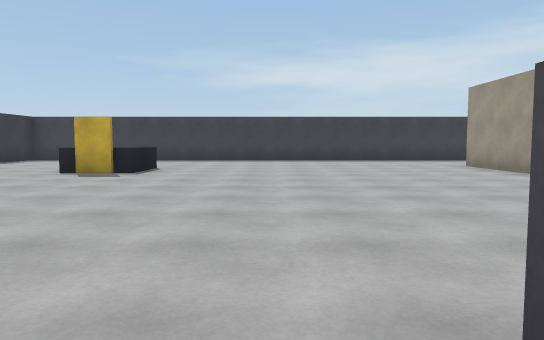
view 1 (above)

24 first-person views from a walk through a scene from a Unity 3-D project. The camera is 1.2 m above the floor, tilts 4° down and sees 70° across. The floor is counted in squares, 2 m on a side. Each view is taken from the middle of a square. On the plan, view 1 faces up. The plan holds only what a view shows up to about 11 squares ahead; the rest is blank. The place goes on beyond the plan.

view 2
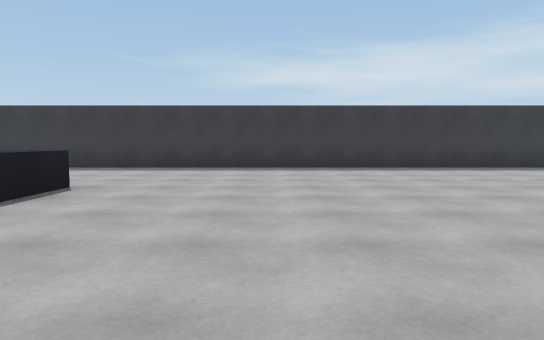

view 3
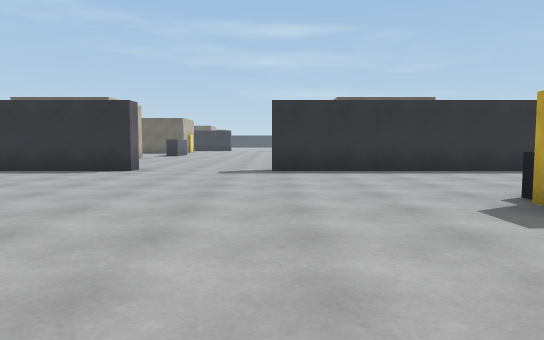

view 4
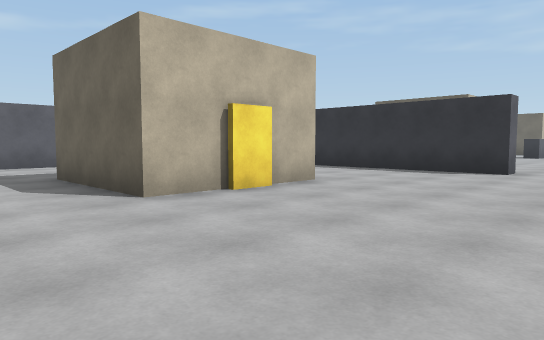

view 5
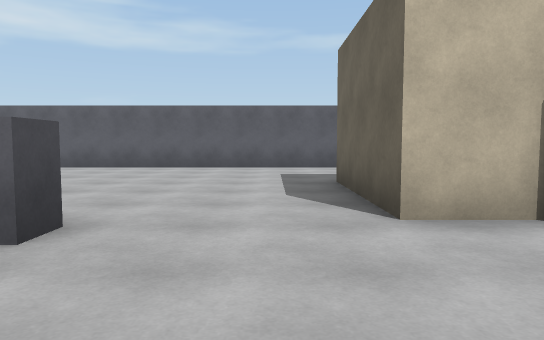

view 6
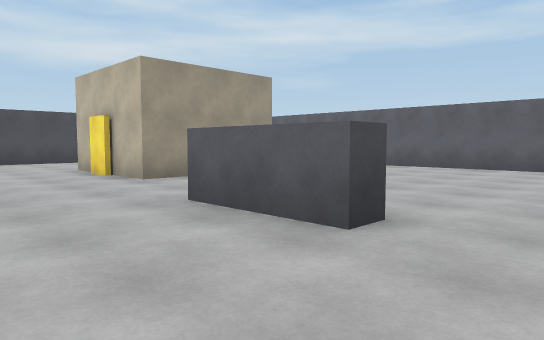

view 7
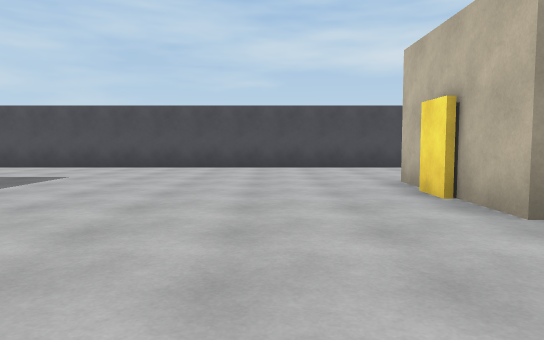

view 8
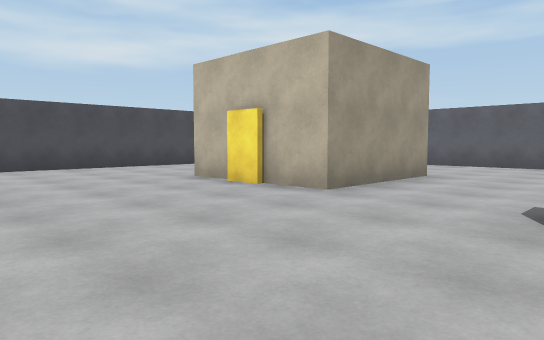

view 9
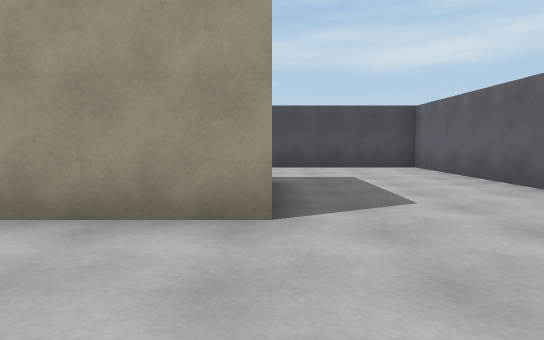

view 10
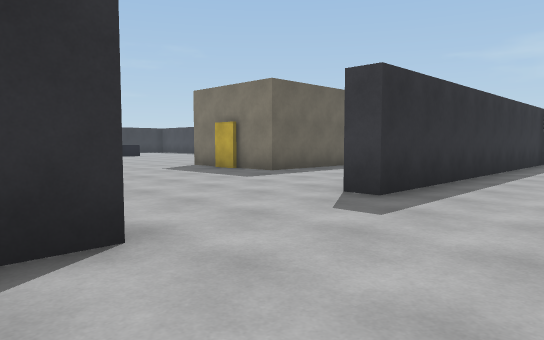

view 11
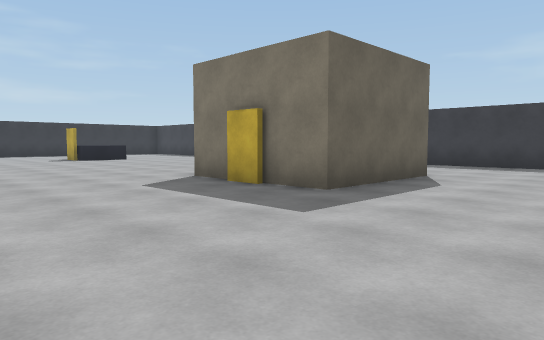

view 12
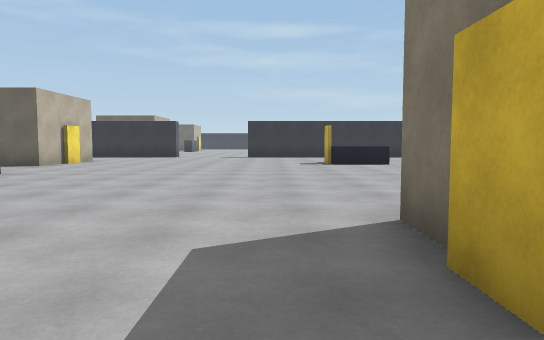

view 13
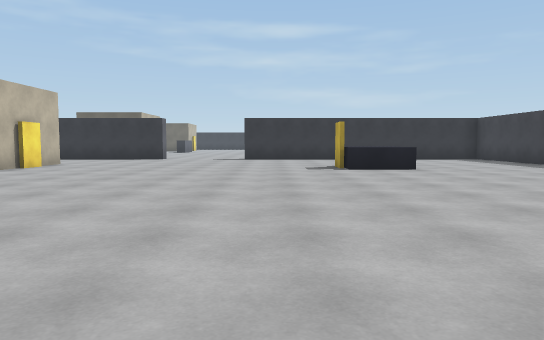

view 14
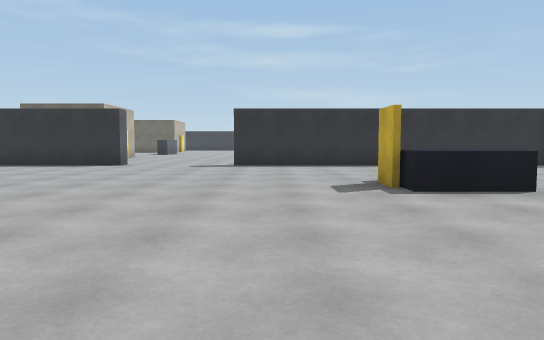

view 15
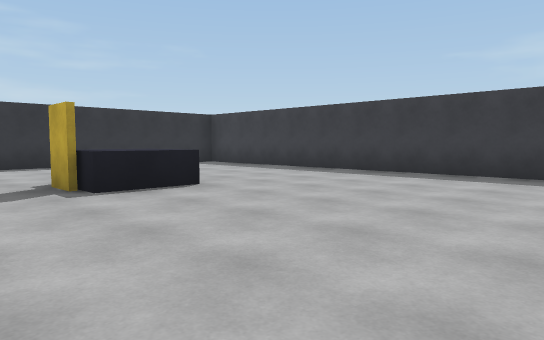

view 16
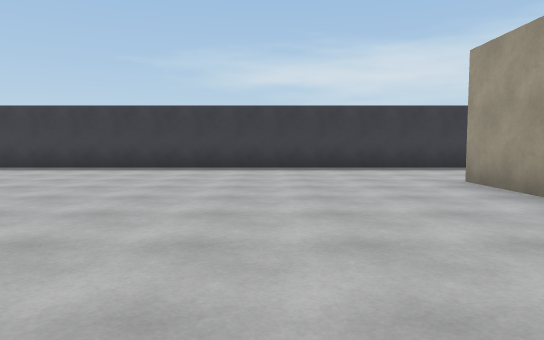

view 17
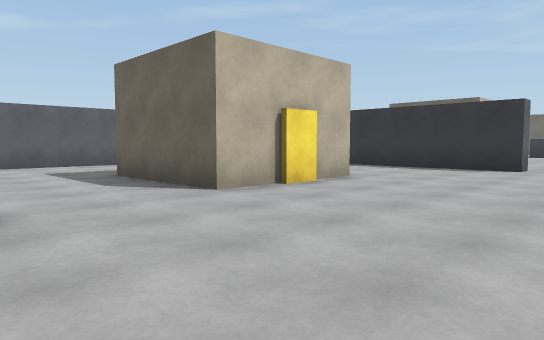

view 18
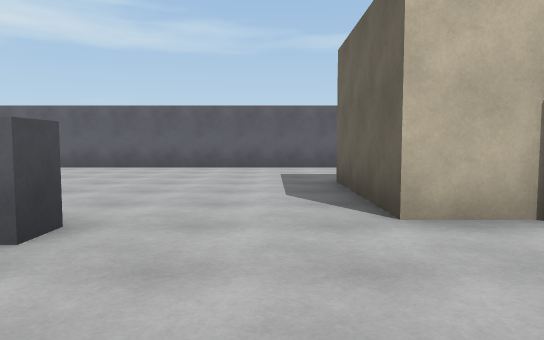

view 19
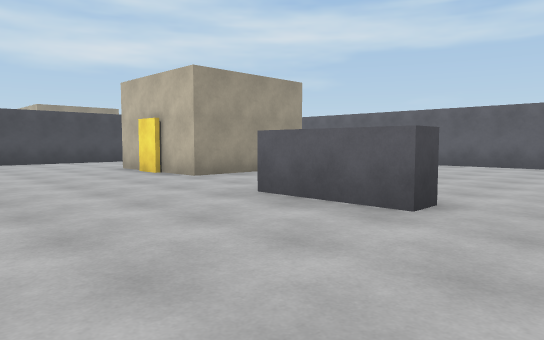

view 20
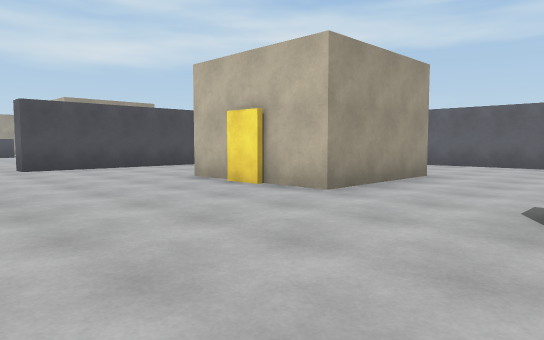

view 21
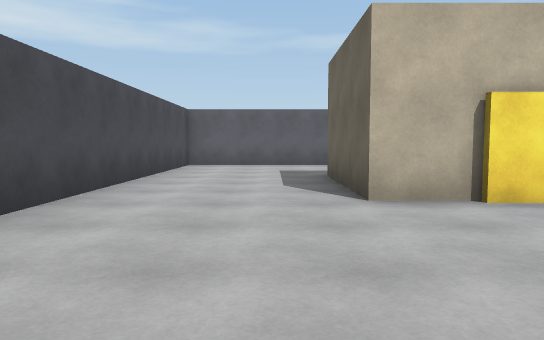

view 22
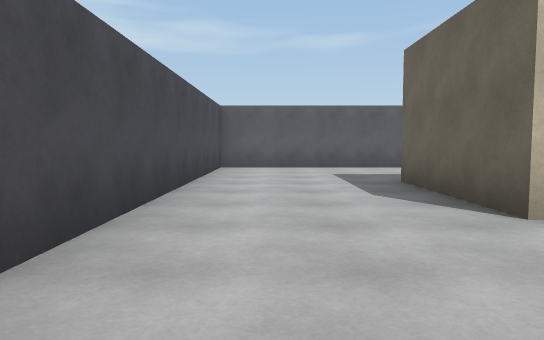

view 23
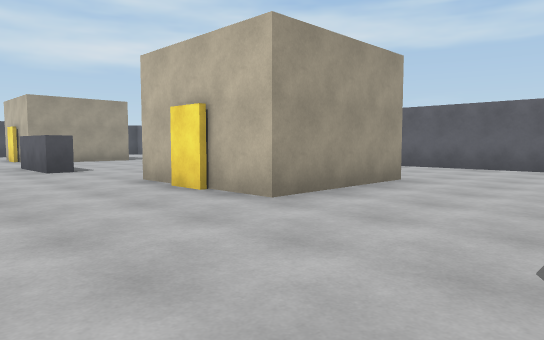

view 24
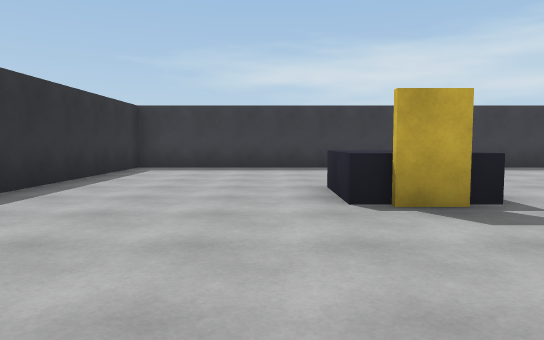

### Floor plan
Points are (right, up) in squares from view 1. A wall is a line through its corners. A room is listed if a view was taken in it or the views show most of it. See-through windows are left out.
Room 1 (views 1, 2, 3, 4, 5, 6, 7, 8, 9, 10, 23, 24)
walls: (0.5, 0.1) (0.5, 0.7) (2.5, 0.7); (5, 7.5) (5, 10); (5, -3.1) (5, 0) (8, 0); (-5, -3.1) (-5, 0) (-2, 0) (-2, -3); (-8.2, 2) (-8.2, -2.6); (6.8, 13.5) (-8.2, 13.5) (-8.2, 5); (-6.4, -6.5) (11.5, -6.5) (11.5, 8.8)
ways out: opening at (-8, 4) to room 2
objects: other object (-4, 8) to (-3, 9)
Room 2 (views 11, 12, 13, 14, 15, 16, 17, 18, 19, 20, 21, 22)
walls: (-19.5, 0.1) (-19.5, 0.7) (-17.5, 0.7); (-25, 0) (-22, 0) (-22, -3); (-15, 8.2) (-15, 10); (-14, 6.9) (-15, 6.9); (-15, -3.1) (-15, 0) (-12, 0) (-12, -3); (-28.8, 2) (-28.3, 2) (-28.3, -2.2); (-12, 10.1) (-12, 6.9) (-13.9, 6.9); (-23.6, -6.5) (-8.8, -6.5) (-8.8, 2) (-8.2, 2); (-8.2, 5) (-8.8, 5); (-28.3, 13.2) (-28.3, 5); (-10.8, 13.5) (-26.1, 13.5)
ways out: opening at (-8, 4) to room 1
objects: other object (-24, 8) to (-23, 9)

Positions as (right, up) in squares from view 1, and headings:
1: (0, 0), facing up
2: (0, 4), facing up
3: (0, 5), facing left
4: (0, 4), facing down-left
5: (-1, 3), facing down
6: (-1, 3), facing down-right
7: (2, 2), facing right
8: (2, 4), facing down-right
9: (2, -3), facing right
10: (-6, 1), facing up-left
11: (-9, 3), facing up-left
12: (-12, 6), facing left
13: (-14, 6), facing left
14: (-18, 6), facing left
15: (-18, 6), facing up-left
16: (-18, 4), facing up
17: (-19, 4), facing down-left
18: (-21, 3), facing down
19: (-21, 4), facing down-right
20: (-18, 4), facing down-right
21: (-11, 4), facing down
22: (-10, 3), facing down
23: (-8, 3), facing down-right
24: (-5, 4), facing up
